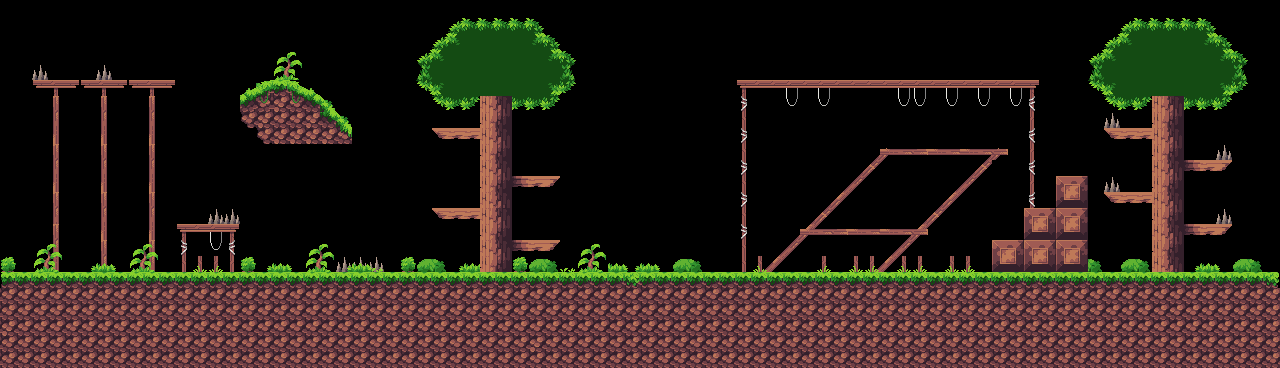

A 2D game scene composited from a Tiled map and its tileset images. What follows is a short description and the map's XML, with each tile layer's data collapsed to a summary:
An orthogonal 80x23 tile map with 16x16 px tiles, 5 tile layers (spikes, plantas, arboles, capa media, ...), 5 tilesets and 58 objects (28x coin, 7x spike, 2x block, 2x enemy, ground).

<map version="1.10" tiledversion="1.10.2" orientation="orthogonal" renderorder="right-down" width="80" height="23" tilewidth="16" tileheight="16" infinite="0" nextlayerid="12" nextobjectid="119">
 <editorsettings>
  <export target="../map1.lua" format="lua" />
 </editorsettings>
 <tileset firstgid="1" name="Assets" tilewidth="16" tileheight="16" tilecount="625" columns="25">
  <image source="../../Assets/Assets.png" width="400" height="400" />
 </tileset>
 <tileset firstgid="626" name="Assets" tilewidth="16" tileheight="16" tilecount="625" columns="25">
  <image source="../../Assets/Assets.png" width="400" height="400" />
 </tileset>
 <tileset firstgid="1251" name="Assets" tilewidth="16" tileheight="16" tilecount="625" columns="25">
  <image source="../../Assets/Assets.png" width="400" height="400" />
 </tileset>
 <tileset firstgid="1876" name="Assets" tilewidth="16" tileheight="16" tilecount="625" columns="25">
  <image source="../../Assets/Assets.png" width="400" height="400" />
 </tileset>
 <tileset firstgid="2501" source="Tileset.tsx" />
 <layer id="8" name="spikes" width="80" height="23">
  <data>[1840 cells, 11 non-empty, 2 distinct tile ids]</data>
 </layer>
 <layer id="3" name="plantas" width="80" height="23">
  <data>[1840 cells, 85 non-empty, 31 distinct tile ids]</data>
 </layer>
 <layer id="5" name="arboles" width="80" height="23">
  <data>[1840 cells, 212 non-empty, 54 distinct tile ids]</data>
 </layer>
 <layer id="1" name="capa media" width="80" height="23">
  <data>[1840 cells, 662 non-empty, 60 distinct tile ids]</data>
 </layer>
 <layer id="2" name="grass" width="80" height="23">
  <data>[1840 cells, 262 non-empty, 39 distinct tile ids]</data>
 </layer>
 <objectgroup id="6" name="colliders">
  <object id="4" x="33" y="81" width="141.5" height="6" />
  <object id="6" x="176.5" y="224" width="62" height="6.5" />
  <object id="25" x="240.5" y="119">
   <polygon points="0,0 -0.5,-23.5 31.5,-39 49,-39 80,-23.5 111,6.5 111,23.5 24,24.5" />
  </object>
  <object id="36" name="ground" x="2" y="273" width="1277.67" height="95.3333" />
  <object id="38" x="431.667" y="128.333">
   <polygon points="0,0 7.66667,9.66667 48,10 48,-0.666667" />
  </object>
  <object id="39" x="431.667" y="128.333">
   <polygon points="0,0 7.66667,9.66667 48,10 48,-0.666667" />
  </object>
  <object id="43" x="432" y="208.833">
   <polygon points="0,0 7.66667,9.66667 48,10 48,-0.666667" />
  </object>
  <object id="94" x="1103.33" y="192.833">
   <polygon points="0,0 7.66667,9.66667 48,10 48,-0.666667" />
  </object>
  <object id="95" x="1104" y="129.166">
   <polygon points="0,0 7.66667,9.66667 48,10 48,-0.666667" />
  </object>
  <object id="41" x="513" y="176">
   <polygon points="0,0 47,0 41,9.66667 -0.333333,10" />
  </object>
  <object id="91" x="512.667" y="240.333">
   <polygon points="0,0 47,0 41,9.66667 -0.333333,10" />
  </object>
  <object id="92" x="1184.67" y="224.666">
   <polygon points="0,0 47,0 41,9.66667 -0.333333,10" />
  </object>
  <object id="93" x="1184.67" y="160.666">
   <polygon points="0,0 47,0 41,9.66667 -0.333333,10" />
  </object>
  <object id="90" x="512.667" y="240.333">
   <polygon points="0,0 47,0 41,9.66667 -0.333333,10" />
  </object>
  <object id="52" name="coin" type="coin" x="334" y="208.25" width="15.75" height="15.5">
   <ellipse />
  </object>
  <object id="53" name="coin" type="coin" x="353.5" y="208.5" width="15.25" height="15.25">
   <ellipse />
  </object>
  <object id="54" name="coin" type="coin" x="372.25" y="208.25" width="15.75" height="16">
   <ellipse />
  </object>
  <object id="55" name="coin" type="coin" x="442.75" y="181.75" width="10.5" height="11.5">
   <ellipse />
  </object>
  <object id="62" name="coin" type="coin" x="460.75" y="181.75" width="10.5" height="11.5">
   <ellipse />
  </object>
  <object id="63" name="coin" type="coin" x="521.75" y="150.75" width="10.5" height="11.5">
   <ellipse />
  </object>
  <object id="64" name="coin" type="coin" x="541.75" y="150.75" width="10.5" height="11.5">
   <ellipse />
  </object>
  <object id="65" name="coin" type="coin" x="441" y="111.75" width="10.5" height="11.5">
   <ellipse />
  </object>
  <object id="67" name="coin" type="coin" x="185.75" y="38.5" width="10.5" height="11.5">
   <ellipse />
  </object>
  <object id="68" name="coin" type="coin" x="205.75" y="38.5" width="10.5" height="11.5">
   <ellipse />
  </object>
  <object id="69" name="coin" type="coin" x="224.75" y="38.5" width="10.5" height="11.5">
   <ellipse />
  </object>
  <object id="66" name="coin" type="coin" x="461" y="111.75" width="10.5" height="11.5">
   <ellipse />
  </object>
  <object id="60" name="coin" type="coin" x="522.5" y="217.5" width="10.5" height="11.5">
   <ellipse />
  </object>
  <object id="61" name="coin" type="coin" x="540.5" y="217.5" width="10.5" height="11.5">
   <ellipse />
  </object>
  <object id="70" name="coin" type="coin" x="540.5" y="217.5" width="10.5" height="11.5">
   <ellipse />
  </object>
  <object id="71" name="coin" type="coin" x="647.417" y="138.25" width="10.5" height="11.5">
   <ellipse />
  </object>
  <object id="72" name="coin" type="coin" x="764" y="48">
   <ellipse />
  </object>
  <object id="73" name="coin" type="coin" x="799.333" y="48">
   <ellipse />
  </object>
  <object id="74" name="coin" type="coin" x="831.333" y="48">
   <ellipse />
  </object>
  <object id="98" name="coin" type="coin" x="862.333" y="48">
   <ellipse />
  </object>
  <object id="76" name="coin" type="coin" x="896.667" y="48">
   <ellipse />
  </object>
  <object id="77" name="coin" type="coin" x="928" y="48">
   <ellipse />
  </object>
  <object id="78" name="coin" type="coin" x="960.667" y="48">
   <ellipse />
  </object>
  <object id="79" name="coin" type="coin" x="993.333" y="48">
   <ellipse />
  </object>
  <object id="80" name="coin" type="coin" x="1030.67" y="48">
   <ellipse />
  </object>
  <object id="81" name="coin" type="coin" x="898" y="126.667">
   <ellipse />
  </object>
  <object id="82" name="coin" type="coin" x="942" y="126.667">
   <ellipse />
  </object>
  <object id="83" name="coin" type="coin" x="986" y="126.667">
   <ellipse />
  </object>
  <object id="88" x="737.333" y="80.6667" width="301.333" height="6.66667" />
  <object id="89" x="804.333" y="229.333">
   <polygon points="0,0 81.6667,-80.3333 200,-80 122,-0.666667" />
  </object>
  <object id="102" name="spike" type="spike" x="32" y="64.3333" width="16.6667" height="15.6667" />
  <object id="103" name="spike" type="spike" x="95.3333" y="64.6667" width="16.6667" height="15.6667" />
  <object id="106" name="spike" type="spike" x="1104" y="112.667" width="16.6667" height="15.6667" />
  <object id="107" name="spike" type="spike" x="1215.33" y="143.667" width="16.6667" height="15.6667" />
  <object id="108" name="spike" type="spike" x="1103.67" y="176" width="16.6667" height="15.6667" />
  <object id="109" name="spike" type="spike" x="1215" y="208.333" width="16.6667" height="15.6667" />
  <object id="105" name="spike" type="spike" x="336" y="256.333" width="49" height="15.6667" />
  <object id="110" name="block" type="block" x="320.333" y="47.6667" width="16" height="16" />
  <object id="111" name="block" type="block" x="896" y="128" width="16" height="16" />
  <object id="113" name="enemy" type="enemy" x="630" y="263.333">
   <point />
  </object>
  <object id="114" name="enemy" type="enemy" x="782.667" y="65">
   <point />
  </object>
  <object id="115" x="1056.33" y="175.667" width="31.6667" height="96.6667" />
  <object id="116" x="1024.67" y="208" width="31.6667" height="64.3333" />
  <object id="117" x="992.333" y="240" width="32.3333" height="32.3333" />
 </objectgroup>
</map>
